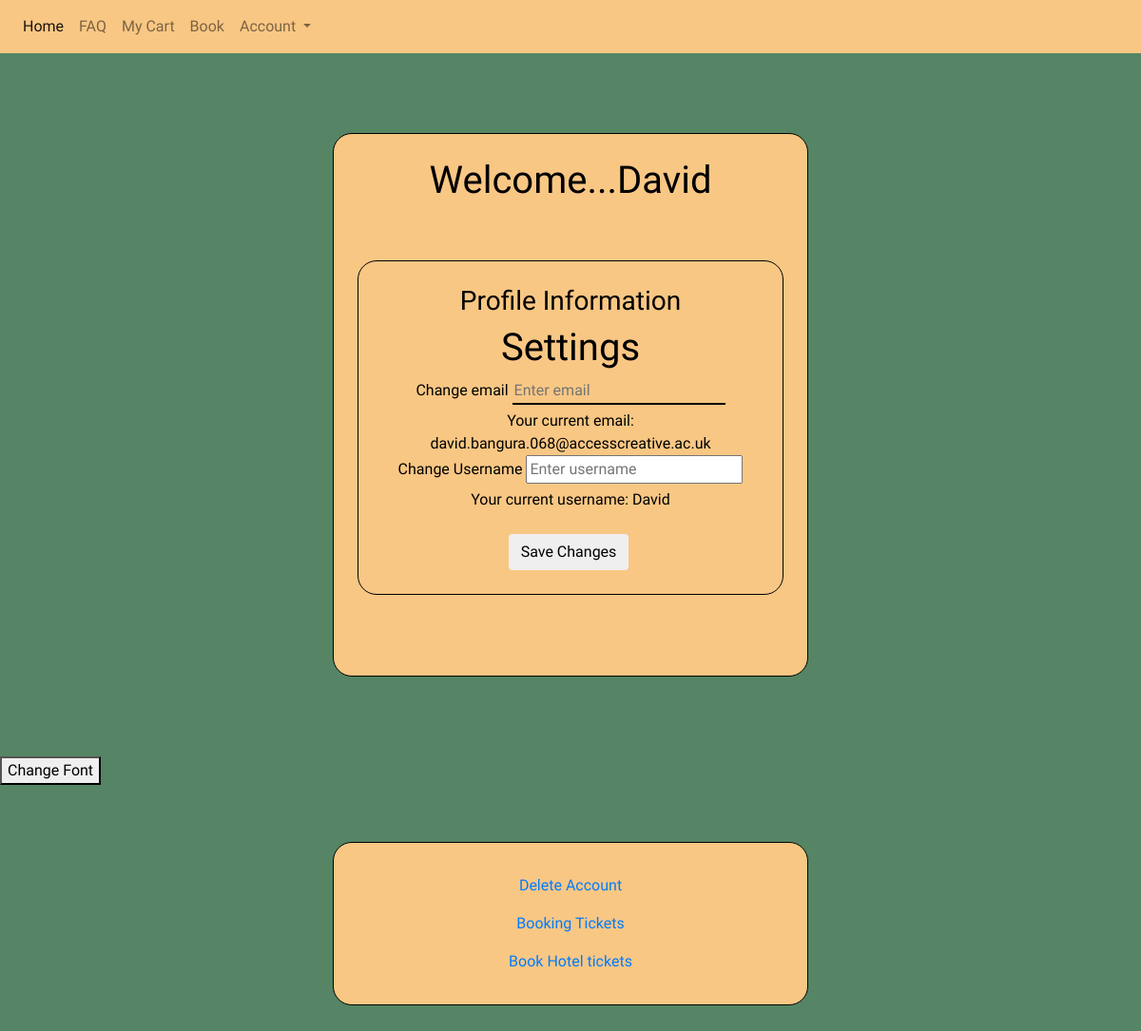
Before: /profile (signed in) with the older database file.
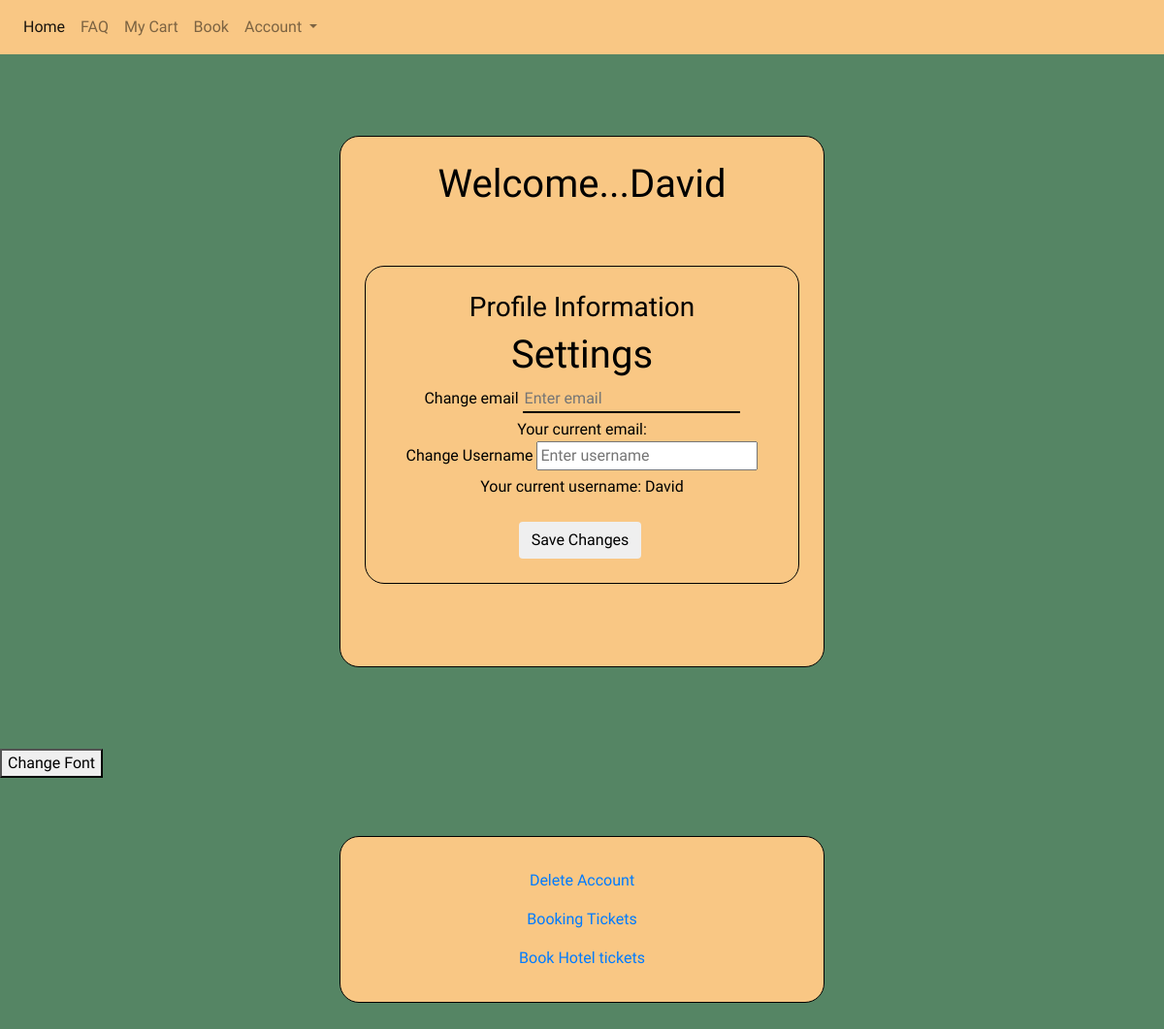
After: the same page with the newer database file.
### models.py (models this page shows, shortened)
class User(db.Model,UserMixin):
    id = db.Column(db.Integer, primary_key=True)
    email = db.Column(db.String(150), unique=True)
    username = db.Column(db.String(150), unique=True)
    password = db.Column(db.String(150))
    bookings = db.relationship('Booking', lazy=True)
    hotel_bookings = db.relationship('Hotel_Booking', lazy=True)

### auth.py (the view, shortened to what this page needs)
@auth.route('/profile', methods=['GET', 'POST'])
@login_required  # User must be logged in to access this page
def profile():
    return render_template('profile.html', user=current_user)

### _init_.py (called while the page is built)
def start_app():
    app = Flask(__name__)
    app.config['SECRET_KEY'] = 'H432HDF832HBDNGGFYG'
    app.config['SQLALCHEMY_DATABASE_URI'] = 'sqlite:///1_database.db'
    db.init_app(app)
    login_manager = LoginManager()
    login_manager.login_view = 'auth.Login'
    login_manager.init_app(app)
    @login_manager.user_loader
    def load_user(user_id):
        return User.query.get(int(user_id))
    from frt import frt
    from auth import auth
    app.register_blueprint(frt, url_prefix='/')
    app.register_blueprint(auth, url_prefix='/')
    from models import User
    create_database(app)
    return app

### templates/profile.html (shortened to what this page needs)
{% extends 'base.html'%}
{% block content %}
<br>
<form method="POST" class="form-container">
    <h1>Welcome...{{ current_user.username }}</h1>
    <div class="form-container">
    <h3>Profile Information</h3>
            <h1>Settings</h1>
            <label for="email">Change email</label>
            <input
            type="email"
            class="form"
            id="email"
            name="email"
            placeholder="Enter email"
            />
            <div>
                Your current email: {{ current_user.email }}
            </div>
            <label for="username">Change Username</label>
            <input
            type="username"
            class="form"
            id="username"
            name="username"
            placeholder="Enter username"
            />
            <div>
                Your current username: {{ current_user.username }}
            </div>
            <br>
            <button type="submit" class="btn">Save Changes</button>
            </div>
</form>
<br>
<button type="button" id="change-font" class="change-font" onclick="changeFont()">Change Font</button>
<div class="form-container">
    <li class="nav-item">
    <a class="nav-link" id="delete" onclick="return confirm('Are you sure you want to DELETE your ACCOUNT. This Cannot be undone')" href="/remove">Delete Account</a>
    </li>
    <li class="nav-item">
        <a class="nav-link" href="/booking">Booking Tickets</a>
    </li>
    <li class="nav-item">
        <a class="nav-link" href="/hotelbooking">Book Hotel tickets</a>
    </li>
 </div>
{% endblock %}

Changed rows visible on the page:
changed User "David": email "david.bangura.068@accesscreative.ac.uk" → (not shown)
